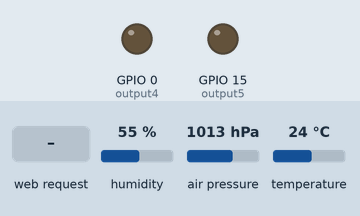
Recording of a program running on a simulated ESP8266 (NodeMCU). Parts: output pins drawn as LEDs (lit = HIGH). The test bench sets the inputs (shaded band); at power-on: humidity 55 %, air pressure 1013 hPa, temperature 24 °C. WiFi joins after 1.5 s; servers stay silent unless stated; what the program prints to the serial monitor is not drawn.

Above: at 2.7 s.
2.8 s: HTTP request GET /5/on received
At 3.8 s:
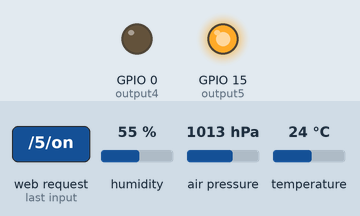
4.3 s: HTTP request GET /4/on received
At 4.9 s:
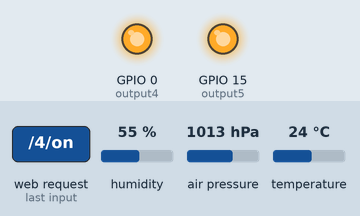
5.8 s: HTTP request GET /5/off received
At 6.1 s:
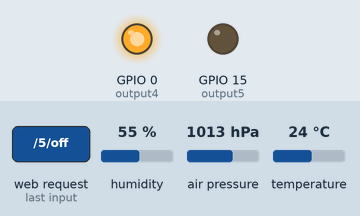
7.3 s: HTTP request GET /4/off received
At 8.4 s:
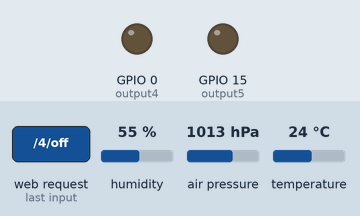
Timing chart, 0 to 9.8 s (numbered marks = the images above; inputs shaded):
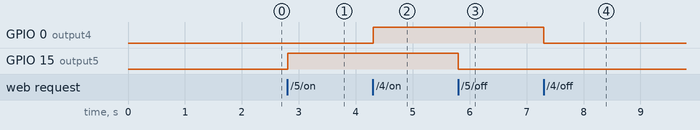

Measured:
- after the input at 2.8 s, GPIO 15 (output5): LOW → HIGH at once
- after the input at 4.3 s, GPIO 0 (output4): LOW → HIGH at once
- after the input at 5.8 s, GPIO 15 (output5): HIGH → LOW at once
- after the input at 7.3 s, GPIO 0 (output4): HIGH → LOW at once

The program:

main.cpp
```cpp
/*********
  Rui Santos
  Complete project details at https://randomnerdtutorials.com
*********/

// Load Wi-Fi library
#include <ESP8266WiFi.h>
#include <Wire.h>
#include <Adafruit_BME280.h>
#include <Adafruit_Sensor.h>

// Replace with your network credentials
const char* ssid     = "Nata";
const char* password = "L12q38w2";
#define SEALEVELPRESSURE_HPA (1013.25)

// Set web server port number to 80
WiFiServer server(80);

// Variable to store the HTTP request
String header;

// Auxiliar variables to store the current output state
String output5State = "off";
String output4State = "off";

// Assign output variables to GPIO pins
const int output5 = 15;
const int output4 = 0;
Adafruit_BME280 OutDorSensor;
Adafruit_BME280 InDorSensor;

void setup() {
  Serial.begin(115200);
  // Initialize the output variables as outputs
  pinMode(output5, OUTPUT);
  pinMode(output4, OUTPUT);
  // Set outputs to LOW
  digitalWrite(output5, LOW);
  digitalWrite(output4, LOW);

  // Connect to Wi-Fi network with SSID and password
  Serial.print("Connecting to ");
  Serial.println(ssid);
  WiFi.begin(ssid, password);
  while (WiFi.status() != WL_CONNECTED) {
    delay(500);
    Serial.print(".");
  }
  // Print local IP address and start web server
  Serial.println("");
  Serial.println("WiFi connected.");
  Serial.println("IP address: ");
  Serial.println(WiFi.localIP());
  server.begin();

  if(!OutDorSensor.begin(0x77)){
    Serial.println("Could not find a outdor BME280 sensor, check wiring!");
    while (1);

  }
  if(!InDorSensor.begin(0x76)){
    Serial.println("Could not find a indor BME280 sensor, check wiring!");
    while (1);

  }

}

void loop(){
  WiFiClient client = server.available();               // Получаем данные, посылаемые клиентом

  if (client) {
    Serial.println("New Client.");                      // Отправка "Новый клиент"
    String currentLine = "";                            // Создаем строку для хранения входящих данных от клиента
    while (client.connected()) {                        // Пока есть соединение с клиентом
      if (client.available()) {                         // Если клиент активен
        char c = client.read();                         // Считываем посылаемую информацию в переменную "с"
        Serial.write(c);                                // Отправка в Serial port
        header += c;
        if (c == '\n') {
          if (currentLine.length() == 0) {
            client.println("HTTP/1.1 200 OK");
            client.println("Content-type:text/html ");
            client.println("Connection: close");
            client.println("Refresh: 10");
            client.println();
            //Кнопки LED-------------------------------------------------------------
            // turns the GPIOs on and off
            if (header.indexOf("GET /5/on") >= 0) {
              Serial.println("GPIO 5 on");
              output5State = "on";
              digitalWrite(output5, HIGH);
            } else if (header.indexOf("GET /5/off") >= 0) {
              Serial.println("GPIO 5 off");
              output5State = "off";
              digitalWrite(output5, LOW);
            } else if (header.indexOf("GET /4/on") >= 0) {
              Serial.println("GPIO 4 on");
              output4State = "on";
              digitalWrite(output4, HIGH);
            } else if (header.indexOf("GET /4/off") >= 0) {
              Serial.println("GPIO 4 off");
              output4State = "off";
              digitalWrite(output4, LOW);
            }


            client.println("<head><meta name=\"viewport\" content=\"width=device-width, initial-scale=1\">");
            client.println("<link rel=\"icon\" href=\"data:,\">");
            // CSS to style the on/off buttons
            // Feel free to change the background-color and font-size attributes to fit your preferences
            client.println("<style>html { font-family: Helvetica; display: inline-block; margin: 0px auto; text-align: center;}");
            client.println(".button { background-color: #195B6A; border: none; color: white; padding: 16px 40px;");
            client.println("text-decoration: none; font-size: 30px; margin: 2px; cursor: pointer;}");
            client.println(".button2 {background-color: #77878A;}</style></head>");

            // Web Page Heading
            client.println("<body><h1>ESP8266 Web Server</h1>");

            // Display current state, and ON/OFF buttons for GPIO 5
            client.println("<p>GPIO 5 - State " + output5State + "</p>");
            // If the output5State is off, it displays the ON button
            if (output5State=="off") {
              client.println("<p><a href=\"/5/on\"><button class=\"button\">ON</button></a></p>");
            } else {
              client.println("<p><a href=\"/5/off\"><button class=\"button button2\">OFF</button></a></p>");
            }

            // Display current state, and ON/OFF buttons for GPIO 4
            client.println("<p>GPIO 4 - State " + output4State + "</p>");
            // If the output4State is off, it displays the ON button
            if (output4State=="off") {
              client.println("<p><a href=\"/4/on\"><button class=\"button\">ON</button></a></p>");
            } else {
              client.println("<p><a href=\"/4/off\"><button class=\"button button2\">OFF</button></a></p>");
            }
            ///-----------------------------------------------------------------------
            //Зовнішній сенсор
            client.println("<!DOCTYPE html><html>");
            client.println("<head><meta name=\"viewport\" content=\"width=device-width, initial-scale=1\">");
            client.println("<meta charset='UTF-8'>");
            client.println("<link rel=\"icon\" href=\"data:,\">");
            client.println("<style>body { text-align: center; font-family: \"Trebuchet MS\", Arial;}");
            client.println("table { border-collapse: collapse; width:40%; margin-left:auto; margin-right:auto; }");
            client.println("th { padding: 12px; background-color: #0043af; color: white; }");
            client.println("tr { border: 1px solid #ddd; padding: 12px; }");
            client.println("tr:hover { background-color: #bcbcbc; }");
            client.println("td { border: none; padding: 12px; }");
            client.println(".sensor { color:white; font-weight: bold; background-color: #bcbcbc; padding: 1px; }");
            client.println("</style></head><body><h1></h1>");
            client.println("<table><tr><th>Параметр(На вулицi)</th><th>Показники</th></tr>");
            client.println("<tr><td>Температура</td><td><span class=\"sensor\">");
            client.println(OutDorSensor.readTemperature());
            client.println(" *C</span></td></tr>");
            client.println("<tr><td>Тиск</td><td><span class=\"sensor\">");
            client.println((OutDorSensor.readPressure() / 100.0F) * 0.75006375541921);
            client.println(" mmHg</span></td></tr>");
            client.println("<tr><td>Приблизна висота над рiвнем моря</td><td><span class=\"sensor\">");
            client.println(OutDorSensor.readAltitude(SEALEVELPRESSURE_HPA));
            client.println(" m</span></td></tr>");
            client.println("<tr><td>Вологiсть</td><td><span class=\"sensor\">");
            client.println(OutDorSensor.readHumidity());
            client.println(" %</span></td></tr>");
            client.println("</body></html>");

            //Внутрішній сенсор сенсор
            client.println("<head><meta name=\"viewport\" content=\"width=device-width, initial-scale=1\">");
            client.println("<meta charset='UTF-8'>");
            client.println("<link rel=\"icon\" href=\"data:,\">");
            client.println("<style>body { text-align: center; font-family: \"Trebuchet MS\", Arial;}");
            client.println("table { border-collapse: collapse; width:40%; margin-left:auto; margin-right:auto; }");
            client.println("th { padding: 12px; background-color: #0043af; color: white; }");
            client.println("tr { border: 1px solid #ddd; padding: 12px; }");
            client.println("tr:hover { background-color: #bcbcbc; }");
            client.println("td { border: none; padding: 12px; }");
            client.println(".sensor { color:white; font-weight: bold; background-color: #bcbcbc; padding: 1px; }");
            client.println("</style></head><body><h1></h1>");
            client.println("<table><tr><th>Параметр(В хаті)</th><th>Показники</th></tr>");
            client.println("<tr><td>Температура</td><td><span class=\"sensor\">");
            client.println(InDorSensor.readTemperature());
            client.println(" *C</span></td></tr>");
            client.println("<tr><td>Тиск</td><td><span class=\"sensor\">");
            client.println((InDorSensor.readPressure() / 100.0F) * 0.75006375541921);
            client.println(" mmHg</span></td></tr>");
            client.println("<tr><td>Приблизна висота над рiвнем моря</td><td><span class=\"sensor\">");
            client.println(InDorSensor.readAltitude(SEALEVELPRESSURE_HPA));
            client.println(" m</span></td></tr>");
            client.println("<tr><td>Вологiсть</td><td><span class=\"sensor\">");
            client.println(InDorSensor.readHumidity());
            client.println(" %</span></td></tr>");

            client.println("</body></html>");
            client.println();
            break;
          } else {
            currentLine = "";
          }
        } else if (c != '\r') {
          currentLine += c;
        }
      }
    }
    header = "";
    client.stop();
    Serial.println("Client disconnected.");
    Serial.println("");
  }
}
```
